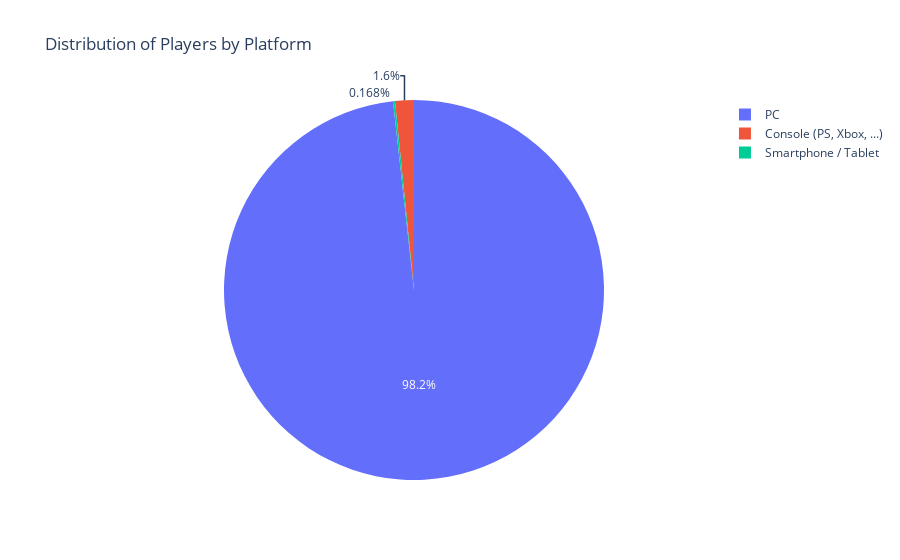

Notebook source saved alongside this figure:
### Code cell
# calculae count
platform_counts = df['Platform'].value_counts()

# Create a DataFrame from the value counts
platform_counts_df = pd.DataFrame({'Platform': platform_counts.index, 'Count': platform_counts.values})

# make piechart

# Create a pie chart
fig = px.pie(platform_counts_df, values='Count', names='Platform', title='Distribution of Players by Platform')


# Show the pie chart
fig.show()

### Figure 1 — Plotly figure (JSON) as saved in the notebook; plotly's stock layout.template omitted (floating-point values rounded to 4 significant figures)
{"data": [{"domain": {"x": [0, 1], "y": [0, 1]}, "hovertemplate": "Platform=%{label}<br>Count=%{value}<extra></extra>", "labels": ["PC", "Console (PS, Xbox, ...)", "Smartphone / Tablet"], "legendgroup": "", "name": "", "showlegend": true, "type": "pie", "values": [12311, 200, 21]}], "layout": {"legend": {"tracegroupgap": 0}, "title": {"text": "Distribution of Players by Platform"}}}
